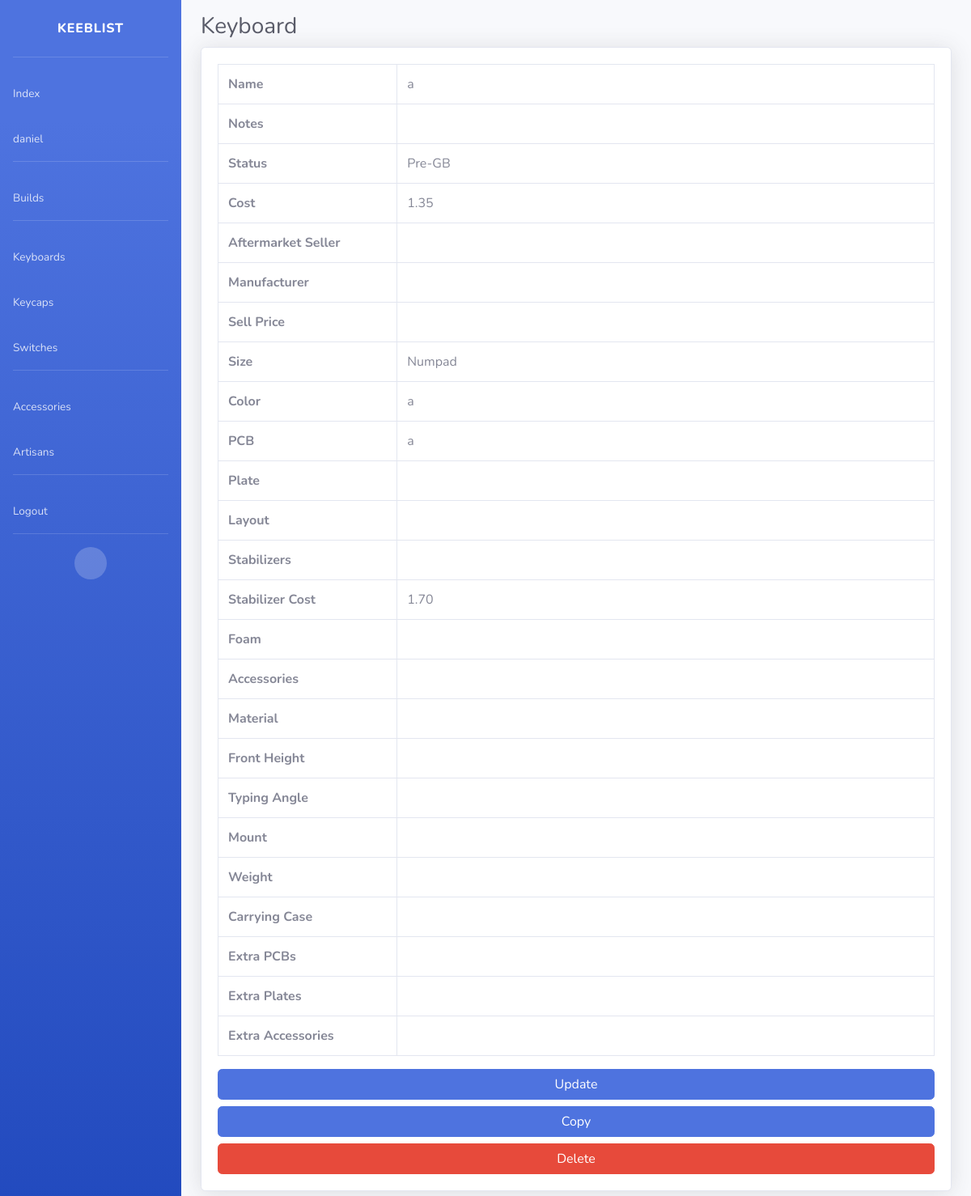
Screenshot of /app/keyboard/l5pyK0Kizt (signed in) with the database file from the repository.
### app/models.py (models this page shows, shortened)
class User(AbstractUser):
    email = models.EmailField("email", blank=False)

class CommonModel(BaseCommonModel):
    status_choices=[
        ("Pre-GB", "Pre-GB"),
        ("Ordered GB", "Ordered GB"),
        ("Ordered In-Stock", "Ordered In-Stock"),
        ("Shipping", "Shipping"),
        ("Present", "Present"),
        ("Sold", "Sold"),
    ]
    status=models.CharField(max_length=255, choices=status_choices)
    cost=models.FloatField()
    aftermarket_seller=models.CharField(max_length=255, blank=True)
    manufacturer=models.CharField(max_length=255, blank=True)
    sell_price=models.FloatField(null=True, blank=True)
    def get_copy_url(self, model):
        return reverse(f'{model}-duplicate_object', kwargs={"slug": self.slug})
    class Meta:
        abstract = True

class Keyboard(CommonModel):
    size_choices = [
        ("Numpad", "Numpad"),
        ("40%", "40%"),
        ("60%", "60%"),
        ("65%", "65%"),
        ("75%", "75%"),
        ("TKL", "TKL"),
        ("1800", "1800"),
        ("Full", "Full"),
        ("Other", "Other"),
    ]
    size=models.CharField(max_length=255, choices=size_choices)
    color=models.CharField(max_length=255)
    pcb=models.CharField(max_length=255)
    plate=models.CharField(max_length=255, blank=True)
    layout=models.CharField(max_length=255, blank=True)
    stabilizers=models.CharField(max_length=255, blank=True)
    stabilizer_cost=models.FloatField(null=True, blank=True)
    foam=models.CharField(max_length=255, blank=True)
    accessories=models.CharField(max_length=255, blank=True)
    material=models.CharField(max_length=255, blank=True)
    front_height=models.FloatField(null=True, blank=True)
    typing_angle=models.FloatField(null=True, blank=True)
    mount=models.CharField(max_length=255, blank=True)
    weight=models.CharField(max_length=255, blank=True)
    carrying_case=models.CharField(max_length=255, blank=True)
    extra_pcbs=models.CharField(max_length=255, blank=True)
    extra_plates=models.CharField(max_length=255, blank=True)
    extra_accessories=models.CharField(max_length=255, blank=True)
    def get_copy_url(self):
        return super().get_copy_url("keyboard")

### app/views.py (the view)
# urls.py: path('keyboard/<slug:slug>', KeyboardDetailView.as_view(), name='keyboard-detail'),
class KeyboardDetailView(CommonDetailView):
    model = Keyboard
    def get_context_data(self, **kwargs):
        return super().get_context_data(Keyboard, **kwargs)

### app/views.py (called while the page is built)
    def test_func(self, user):
        return self.request.user == user

    def test_func(self):
        return super().test_func(super().get_object().user)

    def get_context_data(self, model, **kwargs):
        context = super().get_context_data(**kwargs)
        obj = super().get_object()
        data = []
        for field in model._meta.fields:
            if field.name in ["id", "user", "slug"]:
                continue
            name = field.name.replace("_", " ").title().replace("Pcb", "PCB")
            value = getattr(obj, field.name)
            if value != 0 and not value:
                value = ""
            data.append([name, value, hasattr(value, "get_absolute_url")])
        context['data'] = data
        return context

### templates/app/keyboard_detail.html (shortened to what this page needs)
{% extends 'base.html' %}
{% load static %}
{% block container_fluid %}
<div class="container-fluid">
    <h1 class="h3 mb-2 text-gray-800">Keyboard</h1>
    <div class="card shadow mb-4">
        <div class="card-body">
            <div class="table-responsive">
                <table class="table table-bordered" width="100%" cellspacing="0">
                    <col style="width:25%">
                    <tbody>
                        {% for item in data %}
                            {% if item.2 %}
                            <tr>
                                <th>{{ item.0 }}</th>
                                <td><a href="{{ item.1.get_absolute_url }}">{{ item.1.name }}</a></td>
                            </tr>
                            {% elif item.0 == "Cost" or item.0 in "Sell Price" or item.0 == "Stabilizer Cost"%}
                            <tr>
                                <th>{{ item.0 }}</th>
                                <td>{{ item.1|floatformat:2 }}</td>
                            </tr>
                            {% else %}
                            <tr>
                                <th>{{ item.0 }}</th>
                                <td>{{ item.1 }}</td>
                            </tr>
                            {% endif %}
                        {% endfor %}
                    </tbody>
                </table>
            </div>
            <a href="{% url 'keyboard-update' keyboard.slug %}" class="btn btn-primary btn-user btn-block">Update</a>
            <a href="{{ keyboard.get_copy_url }}" class="btn btn-primary btn-user btn-block">Copy</a>
            <a href="{% url 'keyboard-delete' keyboard.slug %}" class="btn btn-danger btn-user btn-block">Delete</a>
        </div>
    </div>
</div>
{% endblock %}

### templates/component/sidebar.html (shortened to what this page needs)
{% load static %}
<ul class="navbar-nav bg-gradient-primary sidebar sidebar-dark accordion" id="accordionSidebar">
  <a class="sidebar-brand d-flex align-items-center justify-content-center" href="{% url 'index' %}">
    <div class="sidebar-brand-text mx-3">KEEBLIST</div>
  </a>
  <hr class="sidebar-divider">
  <li class="nav-item">
    <a class="nav-link" href="{% url 'index' %}">
      <span>Index</span></a>
  </li>
  {% if request.user.is_authenticated %}
  <li class="nav-item">
    <a class="nav-link" href="{% url 'user' %}">
      <span>{{ request.user.username }}</span></a>
  </li>
  {% endif %}
  <hr class="sidebar-divider">
  <li class="nav-item">
    <a class="nav-link" href="{% url 'build' %}">
      <span>Builds</span></a>
  </li>
  <hr class="sidebar-divider">
  <li class="nav-item">
    <a class="nav-link" href="{% url 'keyboard' %}">
      <span>Keyboards</span></a>
  </li>
  <li class="nav-item">
    <a class="nav-link" href="{% url 'keycap' %}">
      <span>Keycaps</span></a>
  </li>
  <li class="nav-item">
    <a class="nav-link" href="{% url 'switch' %}">
      <span>Switches</span></a>
  </li>
  <hr class="sidebar-divider">
  <li class="nav-item">
    <a class="nav-link" href="{% url 'accessory' %}">
      <span>Accessories</span></a>
  </li>
  <li class="nav-item">
    <a class="nav-link" href="{% url 'artisan' %}">
      <span>Artisans</span></a>
  </li>
  <hr class="sidebar-divider">
  {% if request.user.is_authenticated %}
  <li class="nav-item">
    <a class="nav-link" href="{% url 'logout' %}">
      <span>Logout</span></a>
  </li>
  {% endif %}
  <hr class="sidebar-divider d-none d-md-block">
  <div class="text-center d-none d-md-inline">
    <button class="rounded-circle border-0" id="sidebarToggle"></button>
  </div>
</ul>

### rows the page displays
User: user.username "daniel"
Keyboard: status "Pre-GB" "Numpad", cost "1.35" "1.70"

### other values shown
{{ item.0 }} "Name" "Notes" "Status" "Aftermarket Seller" "Manufacturer" "Size" "Color" "PCB" "Plate" "Layout" "Stabilizers" "Foam" "Accessories" "Material" "Front Height" "Typing Angle" "Mount" "Weight" "Carrying Case" "Extra PCBs" "Extra Plates" "Extra Accessories"
{{ item.1 }} "a" "a" "a"
{{ item.0 }} "Cost" "Sell Price" "Stabilizer Cost"
